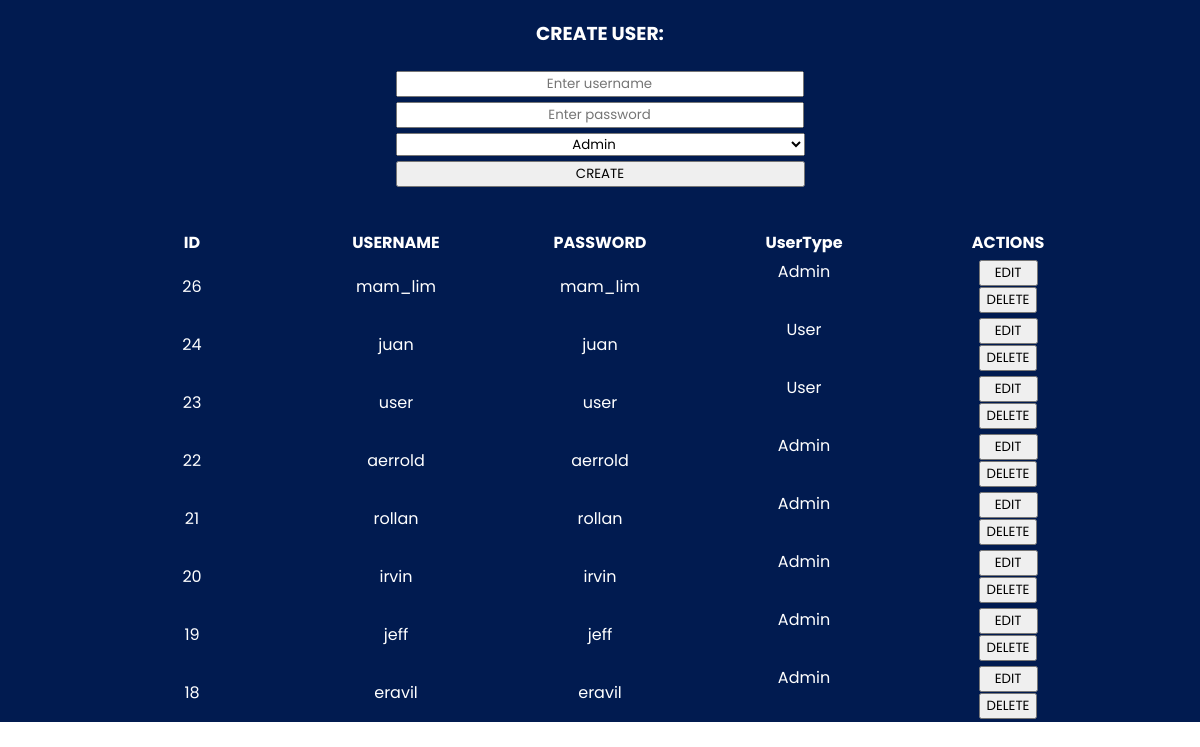
/admin/index.php?column=id&sort=ASC, run on the app's committed database.
### tables this page shows
CREATE TABLE `accounts` (
  `id` int(20) NOT NULL,
  `username` varchar(100) NOT NULL,
  `password` varchar(100) NOT NULL,
  `usertype` enum('Admin','User') NOT NULL DEFAULT 'User'
);

### admin/read.php (called while the page is built)
<?php
  require("./database.php");
  $sort = 'ASC';
  $column = 'id';
  if (isset($_GET['column']) && isset($_GET['sort'])) {
    $column = $_GET['column'];
    $sort = $_GET['sort'];
    $sort == 'ASC' ? $sort = 'DESC' : $sort = 'ASC';
  }
  $queryAccounts = "SELECT * FROM accounts ORDER BY $column $sort";
  $sqlAccounts = mysqli_query($connection, $queryAccounts);
?>

### admin/index.php (the view, shortened to what this page needs)
<?php
  require("./read.php");
?>
<!DOCTYPE html>
<html lang="en">
<head>
</head>
<body>
  <div class="main">
    <form class="create-main" action="/softeng/admin/create.php" method="post">
      <h3>CREATE USER:</h3></hr>
      <input type="text" name="username" style = "width: 400px; height: auto; text-align: center;" placeholder="Enter username" required/>
      <input type="password" name="password" style = "width: 400px; height: auto; text-align: center;" placeholder="Enter password" required/>
      <select name="usertype" style = "width: 409px;text-align-last:center;">
      <option value="Admin" class = "lt">Admin</option>
      </select>
      <input type="submit" name="create" value="CREATE">
    </form>
    <table class="read-main">
      <tr>
        <th><a href="?column=id&sort=<?php echo $sort ?>">ID</a></th>
        <th><a href="?column=username&sort=<?php echo $sort ?>">USERNAME</a></th>
        <th><a href="?column=password&sort=<?php echo $sort ?>">PASSWORD</a></th>
        <th><a href="?column=password&sort=<?php echo $sort ?>">UserType</a></th>
        <th>ACTIONS</th>
      </tr>
      <?php while($results = mysqli_fetch_array($sqlAccounts)) { ?>
        <tr>
          <td><?php echo $results['id']; ?></td>
          <td><?php echo $results['username']; ?></td>
          <td><?php echo $results['password']; ?></td>
          <td><?php echo $results['usertype']; ?></td>
          <td>
            <form action="/softeng/admin/update.php"method="post">
              <input type="submit" name="edit" style = "width: 59px;"value="EDIT"/>
            </form>
            <form action="/softeng/admin/delete.php" method="post">
              <input type="submit" name="delete" value="DELETE"/>
            </form>
          </td>
        </tr>
      <?php } ?>
    </table>
  </div>
</body>
</html>

### admin/index.php (style rules this page uses)
* { font-family: "Poppins", sans-serif; }
html, body { margin: 0; padding: 0; }
.main { height: 100%; background-color: #011b50; color: white; display: grid; grid-template-rows: auto auto 1fr; justify-items: center; row-gap: 20px; }
.main .create-main { grid-row: 1/2; display: grid; grid-auto-rows: auto; row-gap: 5px; }
.main .create-main h3 { text-align: center; }
.main .read-main { grid-row: 3/4; }
.main .read-main tr th { width: 200px; }
.main .read-main tr th a { color: white; text-decoration:none; }
.main .read-main tr td { text-align: center; }
.main .read-main tr td:nth-child(4) { display: grid; grid-auto-flow: column; }

### data on the page
accounts: id "26", username "mam_lim", password "mam_lim", usertype "Admin"
accounts: id "24", username "juan", password "juan", usertype "User"
accounts: id "23", username "user", password "user", usertype "User"
accounts: id "22", username "aerrold", password "aerrold", usertype "Admin"
accounts: id "21", username "rollan", password "rollan", usertype "Admin"
accounts: id "20", username "irvin", password "irvin", usertype "Admin"
accounts: id "19", username "jeff", password "jeff", usertype "Admin"
accounts: id "18", username "eravil", password "eravil", usertype "Admin"
